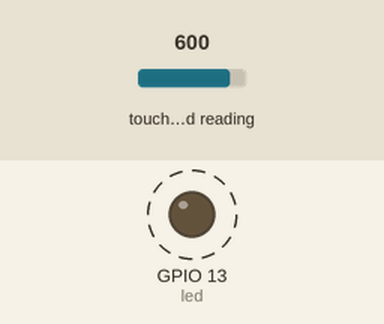
Recording of a program running on a simulated ESP32 board running MicroPython. Shown: output pins drawn as LEDs (lit = HIGH). Dashed ring = blinking. The inputs (shaded band) are chosen by the test bench; at power-on: touch-pad reading 600.

Above: at 0.2 s.
Timing chart, 0 to 3.0 s (numbered marks = the images above):
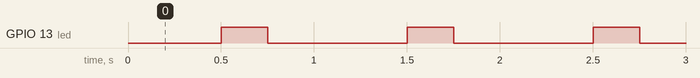

Measured:
- by itself, GPIO 13 (led): alternates HIGH for 0.25 s and LOW for 0.75 s

The program:

led_touch_test.py
```python
import machine
import time
import neopixel

led = machine.Pin(13, machine.Pin.OUT)
touch = machine.TouchPad(machine.Pin(12))
touch.config(50)

blink = True

while True:
    if touch.read() < 700:
        blink = not blink
        time.sleep(0.25)

    if blink:
        led.on()
        time.sleep(0.25)
        led.off()
        time.sleep(0.25)
```
